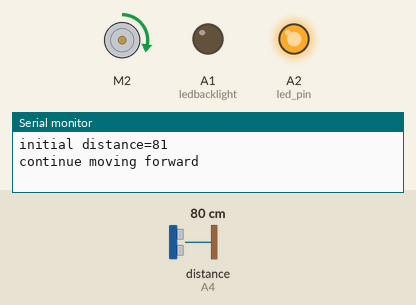
Recording of a sketch running on a simulated Arduino Uno, built with avr-gcc and run on an emulated ATmega328P. Shown: DC motor (green arrow = forward, orange = backward, longer = faster), output pins drawn as LEDs (lit = HIGH), the last lines printed to the serial monitor. Dashed ring = blinking. The inputs (shaded band) are chosen by the test bench; at power-on: distance to the obstacle (sensor on A4) 80 cm. The echo pulse lasts 58.3 µs per cm.

Above: at 0.95 s.
3.5 s: distance to the obstacle (sensor on A4) set to 22 cm
7.0 s: distance to the obstacle (sensor on A4) set to 17 cm
At 13.7 s:
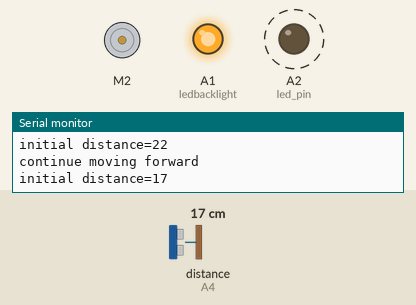
13.8 s: distance to the obstacle (sensor on A4) set to 299 cm
20.9 s: distance to the obstacle (sensor on A4) set to 2 cm
At 29.85 s:
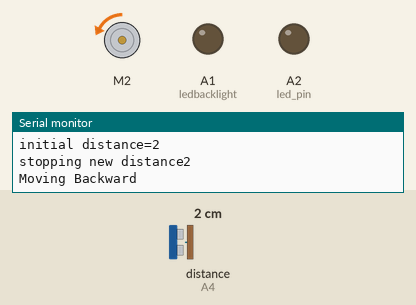
31.5 s: distance to the obstacle (sensor on A4) set to 35 cm
At 34.66 s:
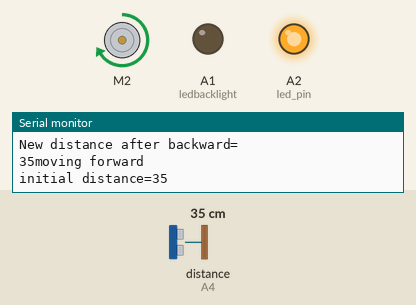
35.0 s: distance to the obstacle (sensor on A4) set to 4 cm
At 39.3 s:
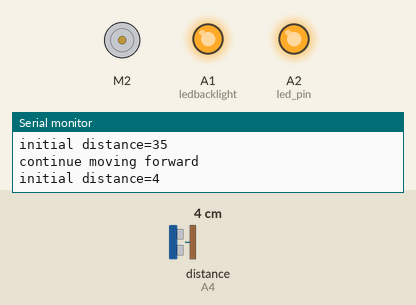
Timing chart, 0 to 39.5 s (numbered marks = the images above; inputs shaded):
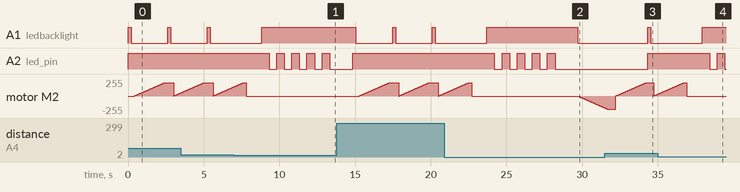

The sketch:

SMV.ino
```cpp
#include<AFMotor.h>
#include<NewPing.h>
#define TRIGGER_PIN 2
#define ECHO_PIN A4
#define MAX_DISTANCE 400
#define led_pin A2
#define ledbacklight A1
AF_DCMotor motor2(2);
NewPing sonar(TRIGGER_PIN, ECHO_PIN, MAX_DISTANCE);
void setup() {
  Serial.begin(9600);
  motor2.setSpeed(200);
  motor2.run(RELEASE);
  pinMode(led_pin, OUTPUT);
  pinMode(ledbacklight, OUTPUT);

}

void loop() {
  int distance;
  distance=sonar.ping_cm();
  Serial.print("initial distance=");
  Serial.print(distance);
  Serial.println();
  if(distance<20 && distance!=0)
  {
    stopit();
    delay(1000);
    digitalWrite(ledbacklight, HIGH);
    for(int i=0; i<=4; i++){
      digitalWrite(led_pin, HIGH);
      delay(500);
      digitalWrite(led_pin, LOW);
      delay(500);
    }
    stopit();
    delay(1000);
    Serial.print("stopping new distance");
    distance=sonar.ping_cm();
    Serial.print(distance);
    Serial.println();
    if(distance<20 && distance!=0)
    {
      digitalWrite(ledbacklight, LOW);
      Serial.println("Moving Backward");
      movebackward();
      delay(500);
      distance=sonar.ping_cm();
      Serial.println("New distance after backward=");
      Serial.print(distance);
      if(distance>20 && distance!=0 && distance<40){
        Serial.println("moving forward");
        moveforward();
        delay(100);
      }
    }
  }
  else
  {
    digitalWrite(led_pin, HIGH);
    digitalWrite(ledbacklight, HIGH);
    delay(200);
    digitalWrite(ledbacklight, LOW);
    delay(200);
    Serial.println("continue moving forward");
    moveforward();
    delay(200);

  }

}
void moveforward()
{
  motor2.run(FORWARD);
  for(int i=0; i<200; i++)
  {
    motor2.setSpeed(i);
    delay(10);
  }
}
void stopit()
{
  motor2.run(RELEASE);
}
void movebackward()
{
  motor2.run(BACKWARD);
  for(int i=0; i<200; i++)
  {
    motor2.setSpeed(i);
    delay(10);
  }
}
```

Measured:
- the behaviour switches between 20 and 19 cm on distance to the obstacle (sensor on A4) (found by bisection; images 0 and 1)
- after the input at 7.0 s, A2 (led_pin): alternates HIGH for 0.50 s and LOW for 0.50 s, starting after 2.3 s
- after the input at 20.9 s, A2 (led_pin): alternates HIGH for 0.50 s and LOW for 0.50 s, 9 changes in all, then stays LOW, starting after 3.3 s
- after the input at 31.5 s, A1 (ledbacklight): LOW → HIGH after 2.8 s instead of 1.7 s
- after the input at 35.0 s, A2 (led_pin): HIGH → LOW after 3.4 s, → HIGH 0.50 s later, → LOW 0.50 s later
- by itself, motor M2: rises from forward 38/255 to forward 199/255 in 1.6 s, then falls to backward 179/255 in 9.0 s
